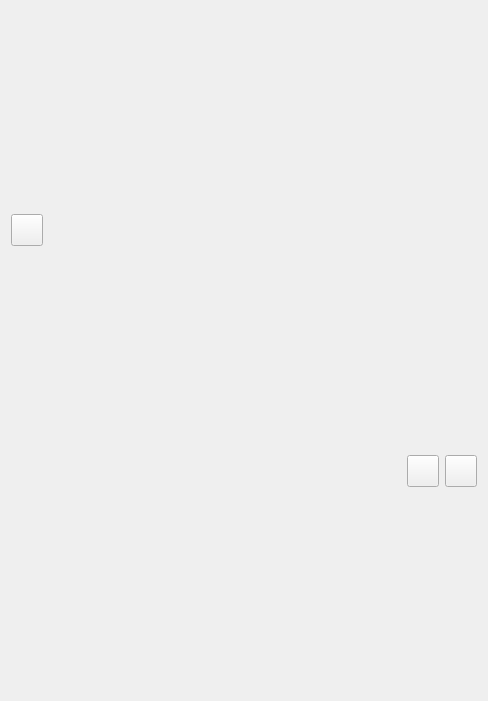
<?xml version="1.0" encoding="UTF-8"?>
<ui version="4.0">
 <class>Form</class>
 <widget class="QWidget" name="Form">
  <property name="geometry">
   <rect>
    <x>0</x>
    <y>0</y>
    <width>488</width>
    <height>701</height>
   </rect>
  </property>
  <property name="windowTitle">
   <string>Form</string>
  </property>
  <layout class="QVBoxLayout" name="verticalLayout" stretch="0,1,0">
   <item>
    <layout class="QHBoxLayout" name="horizontalLayout">
     <item>
      <widget class="QPushButton" name="pushButton_import">
       <property name="minimumSize">
        <size>
         <width>32</width>
         <height>32</height>
        </size>
       </property>
       <property name="maximumSize">
        <size>
         <width>32</width>
         <height>32</height>
        </size>
       </property>
       <property name="text">
        <string/>
       </property>
       <property name="iconSize">
        <size>
         <width>28</width>
         <height>28</height>
        </size>
       </property>
      </widget>
     </item>
     <item>
      <spacer name="horizontalSpacer">
       <property name="orientation">
        <enum>Qt::Horizontal</enum>
       </property>
       <property name="sizeHint" stdset="0">
        <size>
         <width>40</width>
         <height>20</height>
        </size>
       </property>
      </spacer>
     </item>
    </layout>
   </item>
   <item>
    <layout class="QVBoxLayout" name="verticalLayout_text"/>
   </item>
   <item>
    <layout class="QHBoxLayout" name="horizontalLayout_2">
     <item>
      <spacer name="horizontalSpacer_2">
       <property name="orientation">
        <enum>Qt::Horizontal</enum>
       </property>
       <property name="sizeHint" stdset="0">
        <size>
         <width>40</width>
         <height>20</height>
        </size>
       </property>
      </spacer>
     </item>
     <item>
      <widget class="QPushButton" name="pushButton_get">
       <property name="minimumSize">
        <size>
         <width>32</width>
         <height>32</height>
        </size>
       </property>
       <property name="maximumSize">
        <size>
         <width>32</width>
         <height>32</height>
        </size>
       </property>
       <property name="text">
        <string/>
       </property>
       <property name="iconSize">
        <size>
         <width>28</width>
         <height>28</height>
        </size>
       </property>
      </widget>
     </item>
     <item>
      <widget class="QPushButton" name="pushButton_set">
       <property name="minimumSize">
        <size>
         <width>32</width>
         <height>32</height>
        </size>
       </property>
       <property name="maximumSize">
        <size>
         <width>32</width>
         <height>32</height>
        </size>
       </property>
       <property name="text">
        <string/>
       </property>
       <property name="iconSize">
        <size>
         <width>28</width>
         <height>28</height>
        </size>
       </property>
      </widget>
     </item>
    </layout>
   </item>
  </layout>
 </widget>
 <resources/>
 <connections/>
</ui>
